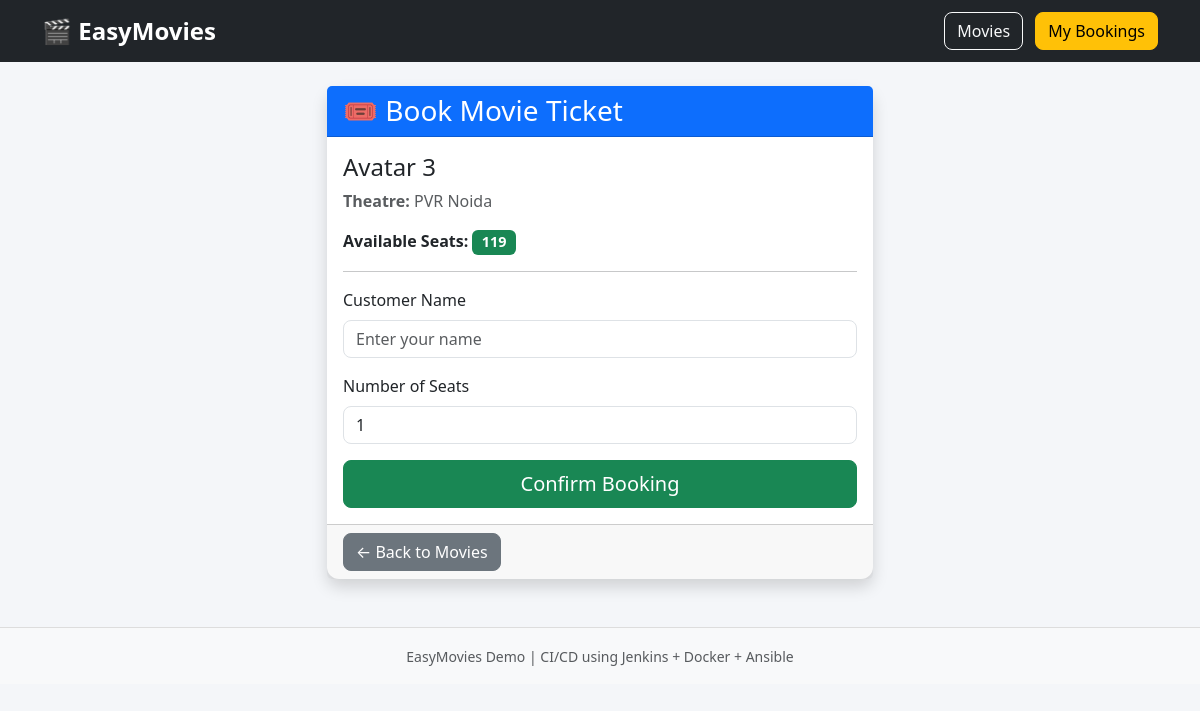
Screenshot of /book/1 with the database file from the repository.
### tables this page shows
CREATE TABLE movies (
            id INTEGER PRIMARY KEY AUTOINCREMENT,
            name TEXT NOT NULL,
            theatre TEXT NOT NULL,
            available_seats INTEGER NOT NULL
        );

### app.py (the view)
@app.route("/book/<int:movie_id>", methods=["GET", "POST"])
def book(movie_id):
    if request.method == "POST":
        customer = request.form["customer"]
        seats = int(request.form["seats"])
        book_ticket(movie_id, customer, seats)
        return redirect(url_for("bookings"))
    movies = get_movies()
    movie = None
    for m in movies:
        if m["id"] == movie_id:
            movie = m
            break
    return render_template("book.html", movie=movie)

### database.py (called while the page is built)
def get_connection():
    conn = sqlite3.connect(DB_NAME)
    conn.row_factory = sqlite3.Row
    return conn

def get_movies():
    conn = get_connection()
    movies = conn.execute(
        "SELECT * FROM movies ORDER BY id"
    ).fetchall()
    conn.close()
    return movies

### templates/book.html
{% extends "base.html" %}
{% block content %}
<div class="row justify-content-center">
    <div class="col-md-6">
        <div class="card shadow">
            <div class="card-header bg-primary text-white">
                <h3 class="mb-0">
                    🎟️ Book Movie Ticket
                </h3>
            </div>
            <div class="card-body">
                <h4>{{ movie.name }}</h4>
                <p class="text-muted">
                    <strong>Theatre:</strong>
                    {{ movie.theatre }}
                </p>
                <p>
                    <strong>Available Seats:</strong>
                    <span class="badge bg-success">
                        {{ movie.available_seats }}
                    </span>
                </p>
                <hr>
                <form method="POST">
                    <div class="mb-3">
                        <label class="form-label">
                            Customer Name
                        </label>
                        <input
                            type="text"
                            class="form-control"
                            name="customer"
                            placeholder="Enter your name"
                            required>
                    </div>
                    <div class="mb-3">
                        <label class="form-label">
                            Number of Seats
                        </label>
                        <input
                            type="number"
                            class="form-control"
                            name="seats"
                            min="1"
                            max="{{ movie.available_seats }}"
                            value="1"
                            required>
                    </div>
                    <div class="d-grid">
                        <button
                            class="btn btn-success btn-lg">
                            Confirm Booking
                        </button>
                    </div>
                </form>
            </div>
            <div class="card-footer">
                <a href="/"
                   class="btn btn-secondary">
                    ← Back to Movies
                </a>
            </div>
        </div>
    </div>
</div>
{% endblock %}

### static/style.css (style rules this page uses)
body { background-color: #f4f6f9; }
.card { border: none; border-radius: 12px; transition: all 0.3s ease; }
.btn { border-radius: 8px; }
.badge { font-size: 0.9rem; }
input.form-control { border-radius: 8px; }
.card-header { font-size: 1.2rem; font-weight: bold; }

### rows the page displays
movies: name "Avatar 3", theatre "PVR Noida", available_seats "119"
